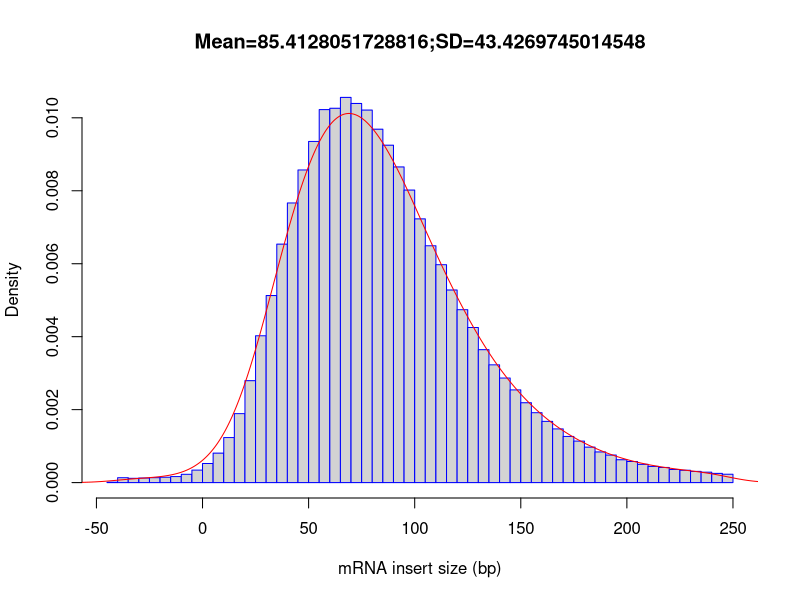

This figure's R source:
out_file = 'output'
pdf('output.inner_distance_plot.pdf')
fragsize=rep(c(-247.5,-242.5,-237.5,-232.5,-227.5,-222.5,-217.5,-212.5,-207.5,-202.5,-197.5,-192.5,-187.5,-182.5,-177.5,-172.5,-167.5,-162.5,-157.5,-152.5,-147.5,-142.5,-137.5,-132.5,-127.5,-122.5,-117.5,-112.5,-107.5,-102.5,-97.5,-92.5,-87.5,-82.5,-77.5,-72.5,-67.5,-62.5,-57.5,-52.5,-47.5,-42.5,-37.5,-32.5,-27.5,-22.5,-17.5,-12.5,-7.5,-2.5,2.5,7.5,12.5,17.5,22.5,27.5,32.5,37.5,42.5,47.5,52.5,57.5,62.5,67.5,72.5,77.5,82.5,87.5,92.5,97.5,102.5,107.5,112.5,117.5,122.5,127.5,132.5,137.5,142.5,147.5,152.5,157.5,162.5,167.5,172.5,177.5,182.5,187.5,192.5,197.5,202.5,207.5,212.5,217.5,222.5,227.5,232.5,237.5,242.5,247.5),times=c(0,0,0,0,0,0,0,0,0,0,0,0,0,0,0,0,0,0,0,0,0,0,0,0,0,0,0,0,0,0,0,0,0,0,0,0,0,0,0,0,0,49,631,549,591,635,692,778,1071,1614,2467,3810,5820,8914,13177,18980,24179,30826,36146,40412,44101,48215,48389,49792,49007,48154,45683,43616,40804,37813,34090,30615,28166,24895,22351,20048,17184,15222,13515,11981,10325,9036,7915,6941,5967,5365,4584,3964,3560,2956,2727,2362,2092,1954,1691,1592,1445,1344,1189,1081))
frag_sd = sd(fragsize)
frag_mean = mean(fragsize)
frag_median = median(fragsize)
write(x=c("Name","Mean","Median","sd"), sep="	", file=stdout(),ncolumns=4)
write(c(out_file,frag_mean,frag_median,frag_sd),sep="	", file=stdout(),ncolumns=4)
hist(fragsize,probability=T,breaks=100,xlab="mRNA insert size (bp)",main=paste(c("Mean=",frag_mean,";","SD=",frag_sd),collapse=""),border="blue")
lines(density(fragsize,bw=10),col='red')
dev.off()
